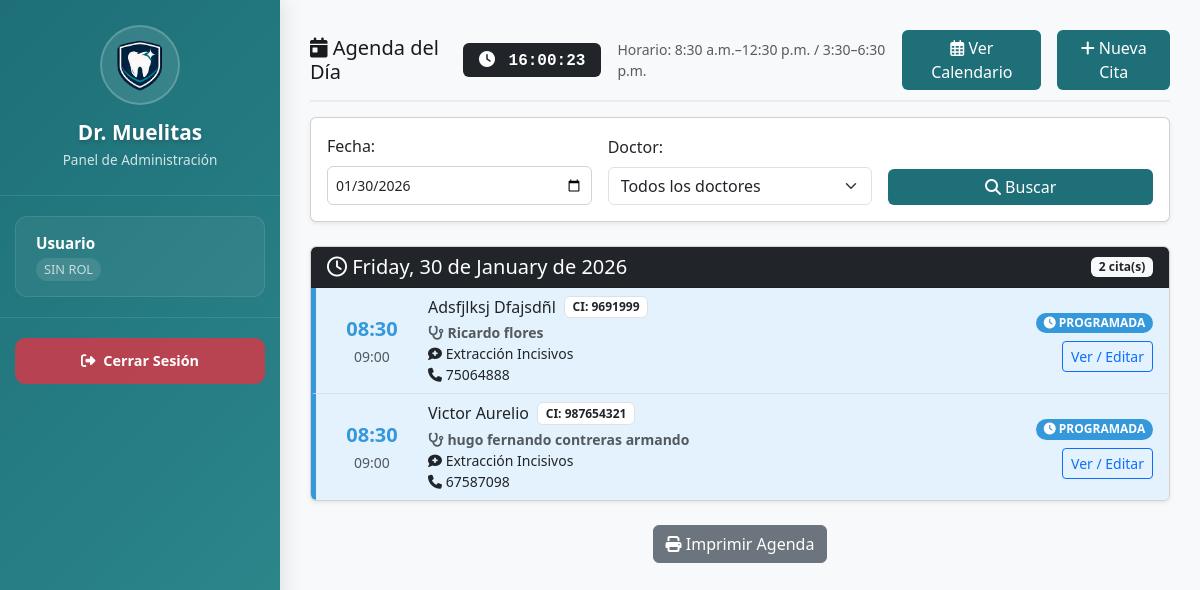
Screenshot of /parte_proyecto_actualizado/agendar_citas/citas/agenda_dia.php (signed in) with the database file from the repository.
### tables this page shows
CREATE TABLE `citas` (
  `id_cita` int(11) NOT NULL,
  `id_paciente` int(11) NOT NULL,
  `id_odontologo` int(11) NOT NULL,
  `fecha_hora_inicio` datetime NOT NULL,
  `fecha_hora_fin` datetime DEFAULT NULL,
  `estado` enum('PROGRAMADA','CANCELADA','ATENDIDA','NO_ASISTIO') NOT NULL DEFAULT 'PROGRAMADA',
  `motivo` varchar(200) DEFAULT NULL,
  `creada_por` int(11) DEFAULT NULL,
  `creado_en` datetime NOT NULL DEFAULT current_timestamp()
);

CREATE TABLE `pacientes` (
  `id_paciente` int(11) NOT NULL,
  `ci` varchar(30) NOT NULL,
  `nombres` varchar(80) NOT NULL,
  `apellido_paterno` varchar(80) NOT NULL,
  `apellido_materno` varchar(80) DEFAULT NULL,
  `fecha_nacimiento` date DEFAULT NULL,
  `sexo` varchar(15) DEFAULT NULL,
  `direccion` varchar(150) DEFAULT NULL,
  `telefono` varchar(30) DEFAULT NULL,
  `creado_en` datetime NOT NULL DEFAULT current_timestamp(),
  `departamento` varchar(10) NOT NULL
);

### parte_proyecto_actualizado/agendar_citas/models/Cita.php (called while the page is built, shortened)
<?php
require_once __DIR__ . '/../config/db.php';
class Cita {
    private $conn;
    public function __construct() {
        $database = new Database();
        $this->conn = $database->getConnection();
    }
    public function obtenerCitasDelDia($fecha, $id_odontologo = null) {
        $sql = "SELECT c.id_cita, c.fecha_hora_inicio, c.fecha_hora_fin, c.estado, c.motivo,
                CONCAT(p.nombres, ' ', p.apellido_paterno) as paciente, p.ci, p.telefono,
                CONCAT(u.nombres, ' ', u.apellidos) as odontologo
                FROM citas c
                INNER JOIN pacientes p ON c.id_paciente = p.id_paciente
                INNER JOIN odontologos o ON c.id_odontologo = o.id_odontologo
                INNER JOIN usuarios u ON o.id_usuario = u.id_usuario
                WHERE DATE(c.fecha_hora_inicio) = :fecha";
        $sql .= " ORDER BY c.fecha_hora_inicio ASC";
        $stmt = $this->conn->prepare($sql);
        $stmt->bindParam(":fecha", $fecha);
        $stmt->execute();
        $rows = $stmt->fetchAll(PDO::FETCH_ASSOC);
        return $rows;
    }
}

### parte_proyecto_actualizado/agendar_citas/config/db.php (called while the page is built, shortened)
<?php
class Database {
    private $host = 'localhost';
    private $db_name = 'clinica_odontologica';
    private $username = 'root';
    private $password = '';
    public function getConnection() {
        $this->conn = null;
        try {
            $this->conn = new PDO(
                "mysql:host=" . $this->host . ";dbname=" . $this->db_name . ";charset=utf8mb4",
                $this->username,
                $this->password
            );
            $this->conn->setAttribute(PDO::ATTR_ERRMODE, PDO::ERRMODE_EXCEPTION);
            $this->conn->setAttribute(PDO::ATTR_DEFAULT_FETCH_MODE, PDO::FETCH_ASSOC);
        } catch (PDOException $exception) {
            echo "Error de conexión: " . $exception->getMessage();
        }
        return $this->conn;
    }
}

### parte_proyecto_actualizado/agendar_citas/citas/agenda_dia.php (the view, shortened to what this page needs)
<?php
require_once __DIR__ . '/../models/Cita.php';
$citaModel = new Cita();
$fecha = isset($_GET['fecha']) ? $_GET['fecha'] : date('Y-m-d');
$id_odontologo = isset($_GET['id_odontologo']) && $_GET['id_odontologo'] !== '' ? (int)$_GET['id_odontologo'] : null;
$citas = $citaModel->obtenerCitasDelDia($fecha, $id_odontologo);
?>
<!DOCTYPE html>
<html lang="es">
<head>
    <link rel="stylesheet" href="https://cdn.jsdelivr.net/npm/bootstrap@5.3.0/dist/css/bootstrap.min.css">
    <link rel="stylesheet" href="https://cdnjs.cloudflare.com/ajax/libs/font-awesome/6.0.0/css/all.min.css">
    <link rel="stylesheet" href="../assets/css/citas.css">
</head>
<body>
<?php require_once __DIR__ . '/../../panel/sidebar.php'; ?>
<div class="dashboard-main">
    <div class="page-header">
        <h1><i class="fas fa-calendar-day"></i> Agenda del Día</h1>
        <div class="d-flex align-items-center gap-3">
            <span id="hora-actual" class="badge bg-dark fs-6 px-3 py-2" style="font-family: monospace;">
                <i class="fas fa-clock me-1"></i> <span id="hora-actual-texto">--:--:--</span>
            </span>
            <small class="text-muted">Horario: 8:30 a.m.–12:30 p.m. / 3:30–6:30 p.m.</small>
            <a href="calendario.php" class="btn" style="background-color: #1E6F78; color: white; text-decoration: none; border: none;"><i class="far fa-calendar-alt"></i> Ver Calendario</a>
            <a href="nueva.php" class="btn" style="background-color: #1E6F78; color: white; text-decoration: none; border: none;"><i class="fas fa-plus"></i> Nueva Cita</a>
        </div>
    </div>
    <div class="card shadow-sm mb-4">
        <div class="card-body">
            <form action="" method="GET" class="row g-3 align-items-end">
                <div class="col-md-4">
                    <label class="form-label">Fecha:</label>
                    <input type="date" name="fecha" class="form-control" value="<?php echo htmlspecialchars($fecha); ?>" required>
                </div>
                <div class="col-md-4">
                    <label class="form-label">Doctor:</label>
                    <select name="id_odontologo" class="form-select">
                        <option value="">Todos los doctores</option>
                    </select>
                </div>
                <div class="col-md-4">
                    <button type="submit" class="btn w-100" style="background-color: #1E6F78; color: white; border: none;"><i class="fas fa-search"></i> Buscar</button>
                </div>
            </form>
        </div>
    </div>
    <div class="card shadow-sm overflow-hidden">
        <div class="card-header bg-dark text-white d-flex justify-content-between align-items-center">
            <h5 class="mb-0"><i class="far fa-clock"></i>
                <?php
                echo strftime('%A, %d de %B de %Y', strtotime($fecha));
                ?>
            </h5>
            <span class="badge bg-light text-dark"><?php echo count($citas); ?> cita(s)</span>
        </div>
        <?php if (empty($citas)): ?>
            <div class="text-center py-5 text-muted">
                <i class="far fa-calendar-times fa-4x mb-3 opacity-25"></i>
                <p class="fs-5">No hay citas programadas para este día</p>
            </div>
        <?php else: ?>
            <div class="list-group list-group-flush">
                <?php foreach ($citas as $c):
                    $hora_inicio = date('H:i', strtotime($c['fecha_hora_inicio']));
                    $hora_fin = date('H:i', strtotime($c['fecha_hora_fin']));
                    $color_borde = '#3498db';
                    $color_fondo = '#e3f2fd';
                    $icono_estado = 'fa-clock';
                    $dep = isset($c['departamento']) && $c['departamento'] ? ' (' . htmlspecialchars($c['departamento']) . ')' : '';
                ?>
                    <div class="list-group-item d-flex gap-3 align-items-center" style="border-left: 5px solid <?php echo $color_borde; ?>; background: <?php echo $color_fondo; ?>;">
                        <div class="text-center" style="min-width: 80px;">
                            <div class="fw-bold fs-5" style="color: <?php echo $color_borde; ?>;"><?php echo $hora_inicio; ?></div>
                            <small class="text-muted"><?php echo $hora_fin; ?></small>
                        </div>
                        <div class="flex-grow-1">
                            <div class="d-flex align-items-center gap-2 mb-1">
                                <h6 class="mb-0"><?php echo htmlspecialchars($c['paciente']); ?></h6>
                                <span class="badge bg-white text-dark border">CI: <?php echo htmlspecialchars($c['ci'] . $dep); ?></span>
                            </div>
                            <p class="mb-0 small text-muted"><i class="fas fa-stethoscope"></i> <strong><?php echo htmlspecialchars($c['odontologo']); ?></strong></p>
                            <p class="mb-0 small"><i class="fas fa-comment-medical"></i> <?php echo htmlspecialchars($c['motivo'] ?? ''); ?></p>
                            <?php if (!empty($c['telefono'])): ?>
                                <p class="mb-0 small"><i class="fas fa-phone"></i> <?php echo htmlspecialchars($c['telefono']); ?></p>
                            <?php endif; ?>
                        </div>
                        <div class="text-end">
                            <span class="badge rounded-pill mb-2" style="background: <?php echo $color_borde; ?>;">
                                <i class="fas <?php echo $icono_estado; ?>"></i> <?php echo htmlspecialchars($c['estado']); ?>
                            </span>
                            <div>
                                <a href="editar.php?id=<?php echo $c['id_cita']; ?>" class="btn btn-sm btn-outline-primary">Ver / Editar</a>
                            </div>
                        </div>
                    </div>
                <?php endforeach; ?>
            </div>
        <?php endif; ?>
    </div>
    <div class="mt-4 text-center">
        <button onclick="window.print()" class="btn btn-secondary"><i class="fas fa-print"></i> Imprimir Agenda</button>
    </div>
</div>
</body>
</html>

### parte_proyecto_actualizado/agendar_citas/assets/css/citas.css (style rules this page uses)
.page-header { display: flex; justify-content: space-between; align-items: center; margin-bottom: 15px; padding-bottom: 10px; border-bottom: 2px solid var(--color-gray-200); }
.page-header h1 { margin: 0; color: var(--color-gray-900); font-size: var(--font-size-xl); font-family: var(--font-family); }
.form-control { width: 100%; padding: var(--spacing-sm); border: 1px solid var(--input-border); border-radius: var(--border-radius-sm); font-size: var(--font-size-sm); box-sizing: border-box; font-family: var(--font-family); background-color: var(--input-bg); }

### parte_proyecto_actualizado/css/colores.css (style rules this page uses)
:root { --color-primary: #0F2A44; --color-secondary: #1E6F78; --color-accent: #4FB3C2; --color-light-blue: #E3F2FD; --color-white: #FFFFFF; --color-gray-50: #F8F9FA; --color-gray-100: #F2F4F6; --color-gray-200: #E9ECEF; --color-gray-300: #DEE2E6; --color-gray-400: #CED4DA; --color-gray-500: #ADB5BD; --color-gray-600: #6B7280; --color-gray-700: #495057; --color-gray-800: #343A40; --color-gray-900: #1A1A1A; --cita-programada: #3498db; --cita-atendida: #2ecc71; --cita-cancelada: #e74c3c; --cita-no-asistio: #95a5a6; --color-success: #2E8B57; --color-warning: #E6A700; --color-danger: #C0392B; --color-info: #1976d2; --rol-odontologo: #1E6F78; --rol-odontologo-light: #E8F4F5; --rol-odontologo-dark: #155A62; --rol-recepcionista: #4FB3C2; --rol-recepcionista-light: #E8F7F9; --rol-recepcionista-dark: #3A9BB0; --rol-admin: #0F2A44; --rol-admin-light: #E8EAED; --rol-admin-dark: #0A1E33; --btn-primary-bg: var(--color-primary); --btn-primary-hover: #0c2237; --btn-secondary-bg: var(--color-secondary); --btn-secondary-hover: #1A5A63; --input-border: #CED4DA; --input-focus: var(--color-accent); --input-bg: var(--color-white); --input-disabled: var(--color-gray-100); --card-bg: var(--color-white); --card-border: var(--color-gray-200); --card-shadow: 0 4px 12px rgba(0,0,0,0.08); --card-radius: 10px; --sidebar-bg: var(--color-gray-900); --sidebar-text: var(--color-white); --sidebar-hover: var(--color-gray-800); --sidebar-active: var(--color-primary); --header-bg: var(--color-primary); --header-text: var(--color-white); --dark-bg: #1A1A1A; --dark-surface: #2D2D2D; --dark-text: #FFFFFF; --dark-text-secondary: #B0B0B0; --spacing-xs: 4px; --spacing-sm: 8px; --spacing-md: 16px; --spacing-lg: 24px; --spacing-xl: 32px; --spacing-2xl: 48px; --border-radius-sm: 6px; --border-radius: 10px; --border-radius-lg: 15px; --border-radius-full: 50%; --shadow-sm: 0 2px 4px rgba(0,0,0,0.05); --shadow: 0 4px 12px rgba(0,0,0,0.08); --shadow-lg: 0 8px 24px rgba(0,0,0,0.12); --transition-fast: 0.15s ease; --transition: 0.3s ease; --transition-slow: 0.5s ease; --font-family: "Segoe UI", Roboto, Arial, sans-serif; --font-size-xs: 0.75rem; --font-size-sm: 0.875rem; --font-size: 1rem; --font-size-lg: 1.125rem; --font-size-xl: 1.25rem; --font-size-2xl: 1.5rem; --font-size-3xl: 1.875rem; --calendar-bg: var(--color-white); --calendar-border: var(--color-gray-200); --calendar-today: var(--color-accent); --calendar-selected: var(--color-primary); --calendar-event: var(--cita-programada); --table-header-bg: var(--color-primary); --table-header-text: var(--color-white); --table-row-hover: var(--color-gray-50); --table-border: var(--color-gray-200); --alert-success-bg: #e6f4ee; --alert-success-border: var(--color-success); --alert-warning-bg: #fff7e6; --alert-warning-border: var(--color-warning); --alert-danger-bg: #fdecea; --alert-danger-border: var(--color-danger); --alert-info-bg: var(--color-light-blue); --alert-info-border: var(--color-info); --badge-radius: 20px; --badge-font-size: 0.8rem; --badge-padding: 6px 12px; --readonly-bg: var(--color-gray-100); --readonly-border: var(--color-gray-300); --readonly-text: var(--color-gray-700); }
.text-muted { color: var(--color-gray-600); }
.bg-light { background-color: var(--color-gray-50); }
.bg-white { background-color: var(--color-white); }

### parte_proyecto_actualizado/panel/sidebar.php (style rules this page uses)
.dashboard-main { margin-left: 280px; padding: 30px; min-height: 100vh; background: #f8f9fa; box-sizing: border-box; }

### rows the page displays
citas: fecha_hora_inicio "08:30", fecha_hora_fin "09:00", paciente "Adsfjlksj Dfajsdñl", id_paciente.ci "9691999", odontologo "Ricardo flores", motivo "Extracción Incisivos", id_paciente.telefono "75064888", estado "PROGRAMADA"
citas: fecha_hora_inicio "08:30", fecha_hora_fin "09:00", paciente "Victor Aurelio", id_paciente.ci "987654321", odontologo "hugo fernando contreras armando", motivo "Extracción Incisivos", id_paciente.telefono "67587098", estado "PROGRAMADA"

### other values shown
$_SESSION['NombreUsuario'] "Usuario"
$_SESSION['rol'] "SIN ROL"
strftime('%A, %d de %B de %Y', strtotime($fecha)) "Friday, 30 de January de 2026"
count($citas) "2"
